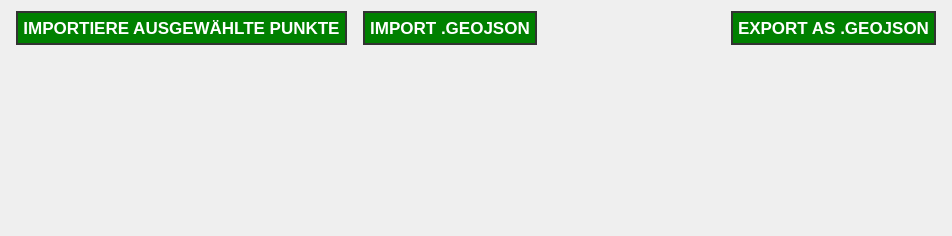
<?xml version="1.0" encoding="UTF-8"?>
<ui version="4.0">
 <class>Form</class>
 <widget class="QWidget" name="Form">
  <property name="geometry">
   <rect>
    <x>0</x>
    <y>0</y>
    <width>952</width>
    <height>236</height>
   </rect>
  </property>
  <property name="windowTitle">
   <string>Form</string>
  </property>
  <layout class="QGridLayout" name="gridLayout">
   <item row="0" column="1">
    <layout class="QVBoxLayout" name="verticalLayout_2">
     <item>
      <widget class="QPushButton" name="lfbImportBtn">
       <property name="font">
        <font>
         <pointsize>13</pointsize>
         <weight>75</weight>
         <bold>true</bold>
        </font>
       </property>
       <property name="cursor">
        <cursorShape>PointingHandCursor</cursorShape>
       </property>
       <property name="styleSheet">
        <string notr="true">QPushButton{
	border-radius: 1px;
	border: 2px solid #333;
	color: #555;
	margin: 0 5px;
	padding: 5px;
}
QPushButton:enabled{
	border-radius: 20px;
	border: 2px solid #333;
	background-color: green;
	color: #fff;
}</string>
       </property>
       <property name="text">
        <string>IMPORT .GEOJSON</string>
       </property>
      </widget>
     </item>
    </layout>
   </item>
   <item row="0" column="2">
    <spacer name="horizontalSpacer">
     <property name="orientation">
      <enum>Qt::Horizontal</enum>
     </property>
     <property name="sizeHint" stdset="0">
      <size>
       <width>40</width>
       <height>20</height>
      </size>
     </property>
    </spacer>
   </item>
   <item row="0" column="3">
    <layout class="QHBoxLayout" name="horizontalLayout">
     <item>
      <layout class="QVBoxLayout" name="verticalLayout">
       <item>
        <widget class="QPushButton" name="lfbExportBtn">
         <property name="font">
          <font>
           <pointsize>13</pointsize>
           <weight>75</weight>
           <bold>true</bold>
          </font>
         </property>
         <property name="cursor">
          <cursorShape>PointingHandCursor</cursorShape>
         </property>
         <property name="styleSheet">
          <string notr="true">QPushButton{
	border-radius: 10px;
	border: 2px solid #333;
	color: #555;
	margin: 0 5px;
	padding: 5px;
}
QPushButton:enabled{
	border-radius: 20px;
	border: 2px solid #333;
	background-color: green;
	color: #fff;
}</string>
         </property>
         <property name="text">
          <string>EXPORT AS .GEOJSON</string>
         </property>
        </widget>
       </item>
      </layout>
     </item>
    </layout>
   </item>
   <item row="1" column="1" colspan="3">
    <widget class="QLabel" name="lfbExportFeedback">
     <property name="text">
      <string/>
     </property>
    </widget>
   </item>
   <item row="0" column="0">
    <widget class="QPushButton" name="lfbImportSelectedBtn">
     <property name="font">
      <font>
       <pointsize>13</pointsize>
       <weight>75</weight>
       <bold>true</bold>
      </font>
     </property>
     <property name="cursor">
      <cursorShape>PointingHandCursor</cursorShape>
     </property>
     <property name="styleSheet">
      <string notr="true">QPushButton{
	border-radius: 10px;
	border: 2px solid #333;
	color: #555;
	margin: 0 5px;
	padding: 5px;
}
QPushButton:enabled{
	border-radius: 20px;
	border: 2px solid #333;
	background-color: green;
	color: #fff;
}</string>
     </property>
     <property name="text">
      <string>IMPORTIERE AUSGEWÄHLTE PUNKTE</string>
     </property>
    </widget>
   </item>
  </layout>
 </widget>
 <resources/>
 <connections/>
</ui>
